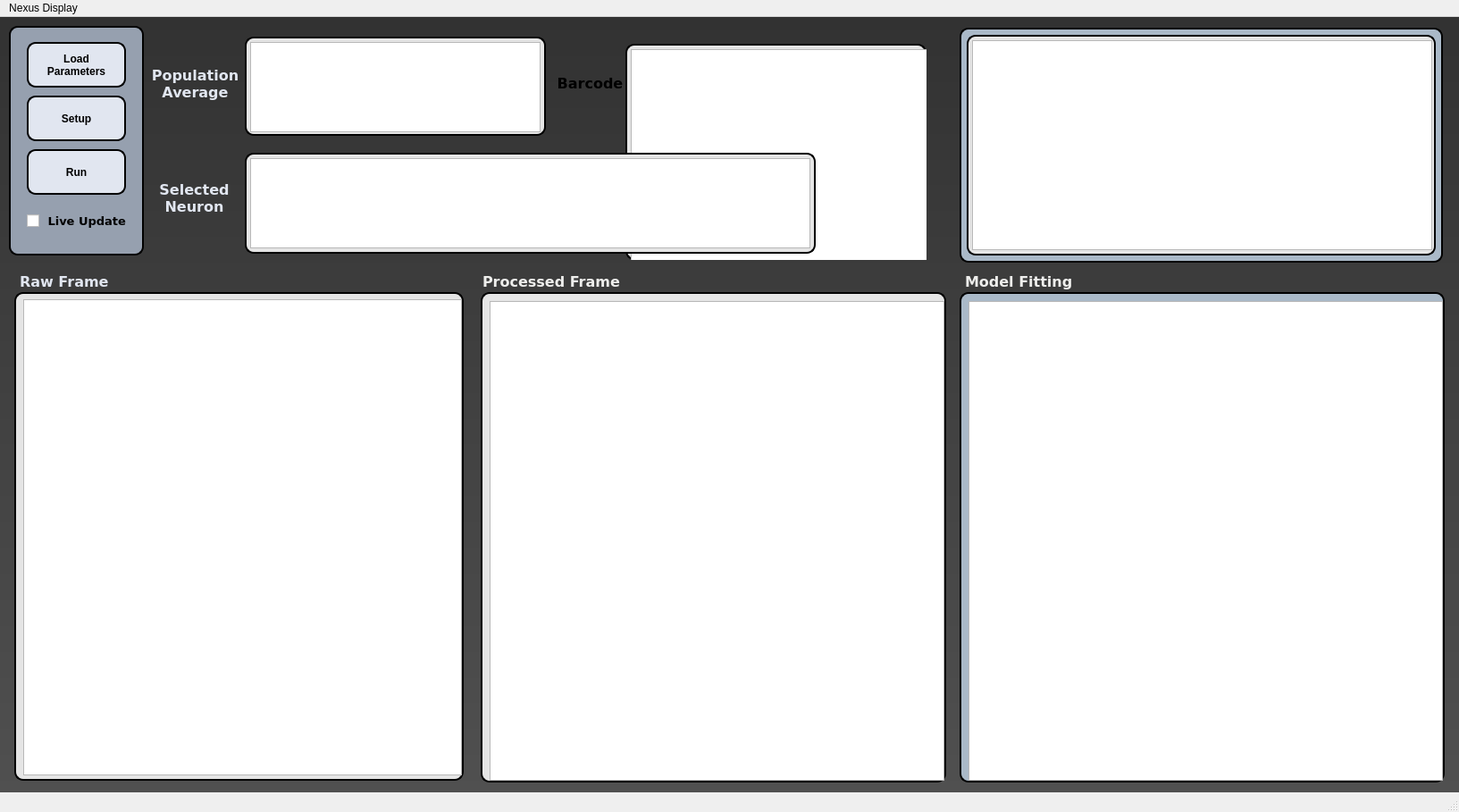
<?xml version="1.0" encoding="UTF-8"?>
<ui version="4.0">
 <class>MainWindow</class>
 <widget class="QMainWindow" name="MainWindow">
  <property name="geometry">
   <rect>
    <x>0</x>
    <y>0</y>
    <width>1633</width>
    <height>909</height>
   </rect>
  </property>
  <property name="windowTitle">
   <string>MainWindow</string>
  </property>
  <property name="styleSheet">
   <string notr="true">QMainWindow { background-color: 'blue'; }</string>
  </property>
  <widget class="QWidget" name="centralwidget">
   <property name="styleSheet">
    <string notr="true">#centralwidget { background-color: qlineargradient(spread:pad, x1:0, y1:0, x2:0, y2:1, stop:0 rgb(50, 50, 50), stop:1 rgba(80, 80, 80, 255)); }
#checkBox {color: black}
#label_2 {color: rgb(225, 230, 240)}
#label_3 {color: rgb(225, 230, 240)}
#label_4 {color: rgb(225, 230, 240)}
#label_5 {color: rgb(225, 230, 240)}
#frame {background-color: rgb(150, 160, 175);
border-style: outset;
border-width: 2px;
border-radius: 10px;
border-color: black;
padding: 6px}
#frame_3 {background-color: rgb(170, 185, 200);
border-style: outset;
border-width: 2px;
border-radius: 10px;
border-color: black;
padding: 6px}
#frame_2 {background: rgb(229, 229, 229);
border-style: outset;
border-width: 2px;
border-radius: 10px;
border-color: black;
padding: 1px}
#frame_4 {background: rgb(170, 185, 200);
border-style: outset;
border-width: 2px;
border-radius: 10px;
border-color: black;
padding: 1px}
#frame_5 {background: rgb(229, 229, 229);
border-style: outset;
border-width: 2px;
border-radius: 10px;
border-color: black;
padding: 6px}
#frame_6 {background: rgb(229, 229, 229);
border-style: outset;
border-width: 2px;
border-radius: 10px;
border-color: black;
padding: 6px}
#frame_8 {background: rgb(229, 229, 229);
border-style: outset;
border-width: 2px;
border-radius: 10px;
border-color: black;
padding: 6px}
#frame_7 {background: rgb(229, 229, 229);
border-style: outset;
border-width: 2px;
border-radius: 10px;
border-color: black;
padding: 6px}
#frame_9 {background: rgb(229, 229, 229);
border-style: outset;
border-width: 2px;
border-radius: 10px;
border-color: black;
padding: 0px}
#frame_10 {background: rgb(229, 229, 229);
border-style: outset;
border-width: 2px;
border-radius: 10px;
border-color: black;
padding: 6px}
#pushButton {
background-color: rgb(225, 230, 240);
color: black;
font: bold;
border-style: outset;
border-width: 2px;
border-radius: 10px;
border-color: black;
padding: 6px
}
#pushButton_2 {
background-color: rgb(225, 230, 240);
color: black;
font: bold;
border-style: outset;
border-width: 2px;
border-radius: 10px;
border-color: black;
padding: 6px
}
#pushButton_3 {
background-color: rgb(225, 230, 240);
color: black;
font: bold;
border-style: outset;
border-width: 2px;
border-radius: 10px;
border-color: black;
padding: 6px
}
#pushButton_4 {
background-color: rgb(200, 140, 140);
color: black;
font: bold;
border-style: outset;
border-width: 2px;
border-radius: 10px;
border-color: black;
padding: 6px
}</string>
   </property>
   <widget class="QFrame" name="frame_2">
    <property name="geometry">
     <rect>
      <x>16</x>
      <y>308</y>
      <width>503</width>
      <height>547</height>
     </rect>
    </property>
    <property name="frameShape">
     <enum>QFrame::StyledPanel</enum>
    </property>
    <property name="frameShadow">
     <enum>QFrame::Raised</enum>
    </property>
    <widget class="ImageView" name="rawplot">
     <property name="geometry">
      <rect>
       <x>10</x>
       <y>8</y>
       <width>491</width>
       <height>533</height>
      </rect>
     </property>
    </widget>
   </widget>
   <widget class="QFrame" name="frame">
    <property name="geometry">
     <rect>
      <x>10</x>
      <y>10</y>
      <width>151</width>
      <height>257</height>
     </rect>
    </property>
    <property name="frameShape">
     <enum>QFrame::StyledPanel</enum>
    </property>
    <property name="frameShadow">
     <enum>QFrame::Raised</enum>
    </property>
    <widget class="QPushButton" name="pushButton">
     <property name="geometry">
      <rect>
       <x>20</x>
       <y>18</y>
       <width>111</width>
       <height>51</height>
      </rect>
     </property>
     <property name="text">
      <string>Load
Parameters</string>
     </property>
    </widget>
    <widget class="QPushButton" name="pushButton_2">
     <property name="geometry">
      <rect>
       <x>20</x>
       <y>78</y>
       <width>111</width>
       <height>51</height>
      </rect>
     </property>
     <property name="text">
      <string>Setup</string>
     </property>
    </widget>
    <widget class="QPushButton" name="pushButton_3">
     <property name="geometry">
      <rect>
       <x>20</x>
       <y>138</y>
       <width>111</width>
       <height>51</height>
      </rect>
     </property>
     <property name="text">
      <string>Run</string>
     </property>
    </widget>
    <widget class="QCheckBox" name="checkBox">
     <property name="geometry">
      <rect>
       <x>20</x>
       <y>198</y>
       <width>117</width>
       <height>41</height>
      </rect>
     </property>
     <property name="font">
      <font>
       <family>DejaVu Sans</family>
       <pointsize>10</pointsize>
       <weight>75</weight>
       <bold>true</bold>
      </font>
     </property>
     <property name="text">
      <string> Live Update</string>
     </property>
    </widget>
   </widget>
   <widget class="QFrame" name="frame_4">
    <property name="geometry">
     <rect>
      <x>1074</x>
      <y>308</y>
      <width>543</width>
      <height>549</height>
     </rect>
    </property>
    <property name="frameShape">
     <enum>QFrame::StyledPanel</enum>
    </property>
    <property name="frameShadow">
     <enum>QFrame::Raised</enum>
    </property>
    <widget class="ImageView" name="rawplot_3">
     <property name="geometry">
      <rect>
       <x>10</x>
       <y>10</y>
       <width>531</width>
       <height>537</height>
      </rect>
     </property>
    </widget>
   </widget>
   <widget class="QFrame" name="frame_5">
    <property name="geometry">
     <rect>
      <x>538</x>
      <y>308</y>
      <width>521</width>
      <height>549</height>
     </rect>
    </property>
    <property name="frameShape">
     <enum>QFrame::StyledPanel</enum>
    </property>
    <property name="frameShadow">
     <enum>QFrame::Raised</enum>
    </property>
    <widget class="ImageView" name="rawplot_2">
     <property name="geometry">
      <rect>
       <x>10</x>
       <y>10</y>
       <width>509</width>
       <height>537</height>
      </rect>
     </property>
    </widget>
   </widget>
   <widget class="QFrame" name="frame_3">
    <property name="geometry">
     <rect>
      <x>1074</x>
      <y>12</y>
      <width>541</width>
      <height>263</height>
     </rect>
    </property>
    <property name="frameShape">
     <enum>QFrame::StyledPanel</enum>
    </property>
    <property name="frameShadow">
     <enum>QFrame::Raised</enum>
    </property>
    <widget class="QFrame" name="frame_10">
     <property name="geometry">
      <rect>
       <x>8</x>
       <y>8</y>
       <width>525</width>
       <height>247</height>
      </rect>
     </property>
     <property name="frameShape">
      <enum>QFrame::StyledPanel</enum>
     </property>
     <property name="frameShadow">
      <enum>QFrame::Raised</enum>
     </property>
     <widget class="PlotWidget" name="grplot_5">
      <property name="geometry">
       <rect>
        <x>6</x>
        <y>6</y>
        <width>515</width>
        <height>235</height>
       </rect>
      </property>
     </widget>
    </widget>
   </widget>
   <widget class="QLabel" name="label_2">
    <property name="geometry">
     <rect>
      <x>158</x>
      <y>38</y>
      <width>121</width>
      <height>73</height>
     </rect>
    </property>
    <property name="font">
     <font>
      <family>DejaVu Sans</family>
      <pointsize>12</pointsize>
      <weight>75</weight>
      <bold>true</bold>
     </font>
    </property>
    <property name="text">
     <string>Population
Average</string>
    </property>
    <property name="alignment">
     <set>Qt::AlignCenter</set>
    </property>
   </widget>
   <widget class="QLabel" name="label_3">
    <property name="geometry">
     <rect>
      <x>168</x>
      <y>150</y>
      <width>99</width>
      <height>105</height>
     </rect>
    </property>
    <property name="font">
     <font>
      <family>DejaVu Sans</family>
      <pointsize>12</pointsize>
      <weight>75</weight>
      <bold>true</bold>
     </font>
    </property>
    <property name="text">
     <string>Selected
Neuron</string>
    </property>
    <property name="alignment">
     <set>Qt::AlignCenter</set>
    </property>
   </widget>
   <widget class="QLabel" name="label_4">
    <property name="geometry">
     <rect>
      <x>22</x>
      <y>286</y>
      <width>131</width>
      <height>21</height>
     </rect>
    </property>
    <property name="font">
     <font>
      <family>DejaVu Sans</family>
      <pointsize>12</pointsize>
      <weight>75</weight>
      <bold>true</bold>
     </font>
    </property>
    <property name="text">
     <string>Raw Frame</string>
    </property>
   </widget>
   <widget class="QLabel" name="label_5">
    <property name="geometry">
     <rect>
      <x>540</x>
      <y>286</y>
      <width>201</width>
      <height>21</height>
     </rect>
    </property>
    <property name="font">
     <font>
      <family>DejaVu Sans</family>
      <pointsize>12</pointsize>
      <weight>75</weight>
      <bold>true</bold>
     </font>
    </property>
    <property name="text">
     <string>&lt;html&gt;&lt;head/&gt;&lt;body&gt;&lt;p&gt;&lt;span style=&quot; color:#eeeeec;&quot;&gt;Processed Frame&lt;/span&gt;&lt;/p&gt;&lt;/body&gt;&lt;/html&gt;</string>
    </property>
   </widget>
   <widget class="QLabel" name="label_7">
    <property name="geometry">
     <rect>
      <x>600</x>
      <y>38</y>
      <width>121</width>
      <height>73</height>
     </rect>
    </property>
    <property name="font">
     <font>
      <family>DejaVu Sans</family>
      <pointsize>12</pointsize>
      <weight>75</weight>
      <bold>true</bold>
     </font>
    </property>
    <property name="text">
     <string>Barcode</string>
    </property>
    <property name="alignment">
     <set>Qt::AlignCenter</set>
    </property>
   </widget>
   <widget class="QFrame" name="frame_6">
    <property name="geometry">
     <rect>
      <x>274</x>
      <y>22</y>
      <width>337</width>
      <height>111</height>
     </rect>
    </property>
    <property name="frameShape">
     <enum>QFrame::StyledPanel</enum>
    </property>
    <property name="frameShadow">
     <enum>QFrame::Raised</enum>
    </property>
    <widget class="PlotWidget" name="grplot">
     <property name="geometry">
      <rect>
       <x>6</x>
       <y>6</y>
       <width>325</width>
       <height>101</height>
      </rect>
     </property>
    </widget>
   </widget>
   <widget class="QFrame" name="frame_7">
    <property name="geometry">
     <rect>
      <x>700</x>
      <y>30</y>
      <width>337</width>
      <height>242</height>
     </rect>
    </property>
    <property name="frameShape">
     <enum>QFrame::StyledPanel</enum>
    </property>
    <property name="frameShadow">
     <enum>QFrame::Raised</enum>
    </property>
    <widget class="PlotWidget" name="grplot_3">
     <property name="geometry">
      <rect>
       <x>6</x>
       <y>6</y>
       <width>415</width>
       <height>303</height>
      </rect>
     </property>
    </widget>
   </widget>
   <widget class="QFrame" name="frame_8">
    <property name="geometry">
     <rect>
      <x>274</x>
      <y>152</y>
      <width>639</width>
      <height>113</height>
     </rect>
    </property>
    <property name="frameShape">
     <enum>QFrame::StyledPanel</enum>
    </property>
    <property name="frameShadow">
     <enum>QFrame::Raised</enum>
    </property>
    <widget class="PlotWidget" name="grplot_2">
     <property name="geometry">
      <rect>
       <x>6</x>
       <y>6</y>
       <width>627</width>
       <height>101</height>
      </rect>
     </property>
    </widget>
   </widget>
   <!-- <widget class="QFrame" name="frame_9">
    <property name="geometry">
     <rect>
      <x>924</x>
      <y>152</y>
      <width>125</width>
      <height>113</height>
     </rect>
    </property>
    <property name="frameShape">
     <enum>QFrame::StyledPanel</enum>
    </property>
    <property name="frameShadow">
     <enum>QFrame::Raised</enum>
    </property>
    <widget class="PlotWidget" name="grplot_4">
     <property name="geometry">
      <rect>
       <x>6</x>
       <y>4</y>
       <width>113</width>
       <height>105</height>
      </rect>
     </property>
    </widget>
   </widget> -->
   <widget class="QLabel" name="label_6">
    <property name="geometry">
     <rect>
      <x>1080</x>
      <y>286</y>
      <width>201</width>
      <height>21</height>
     </rect>
    </property>
    <property name="font">
     <font>
      <family>DejaVu Sans</family>
      <pointsize>12</pointsize>
      <weight>75</weight>
      <bold>true</bold>
     </font>
    </property>
    <property name="text">
     <string>&lt;html&gt;&lt;head/&gt;&lt;body&gt;&lt;p&gt;&lt;span style=&quot; color:#eeeeec;&quot;&gt;Model Fitting&lt;/span&gt;&lt;/p&gt;&lt;/body&gt;&lt;/html&gt;</string>
    </property>
   </widget>
   <widget class="QLabel" name="dir_icon">
    <property name="geometry">
     <rect>
      <x>184</x>
      <y>106</y>
      <width>67</width>
      <height>65</height>
     </rect>
    </property>
    <property name="text">
     <string/>
    </property>
   </widget>
  </widget>
  <widget class="QMenuBar" name="menubar">
   <property name="geometry">
    <rect>
     <x>0</x>
     <y>0</y>
     <width>1633</width>
     <height>22</height>
    </rect>
   </property>
   <widget class="QMenu" name="menuRASP_Display">
    <property name="title">
     <string>Nexus Display</string>
    </property>
   </widget>
   <addaction name="menuRASP_Display"/>
  </widget>
  <widget class="QStatusBar" name="statusbar"/>
 </widget>
 <customwidgets>
  <customwidget>
   <class>PlotWidget</class>
   <extends>QGraphicsView</extends>
   <header>pyqtgraph</header>
  </customwidget>
  <customwidget>
   <class>ImageView</class>
   <extends>QGraphicsView</extends>
   <header>pyqtgraph.h</header>
  </customwidget>
 </customwidgets>
 <connections/>
 <designerdata>
  <property name="gridDeltaX">
   <number>2</number>
  </property>
  <property name="gridDeltaY">
   <number>2</number>
  </property>
  <property name="gridSnapX">
   <bool>true</bool>
  </property>
  <property name="gridSnapY">
   <bool>true</bool>
  </property>
  <property name="gridVisible">
   <bool>false</bool>
  </property>
 </designerdata>
</ui>
